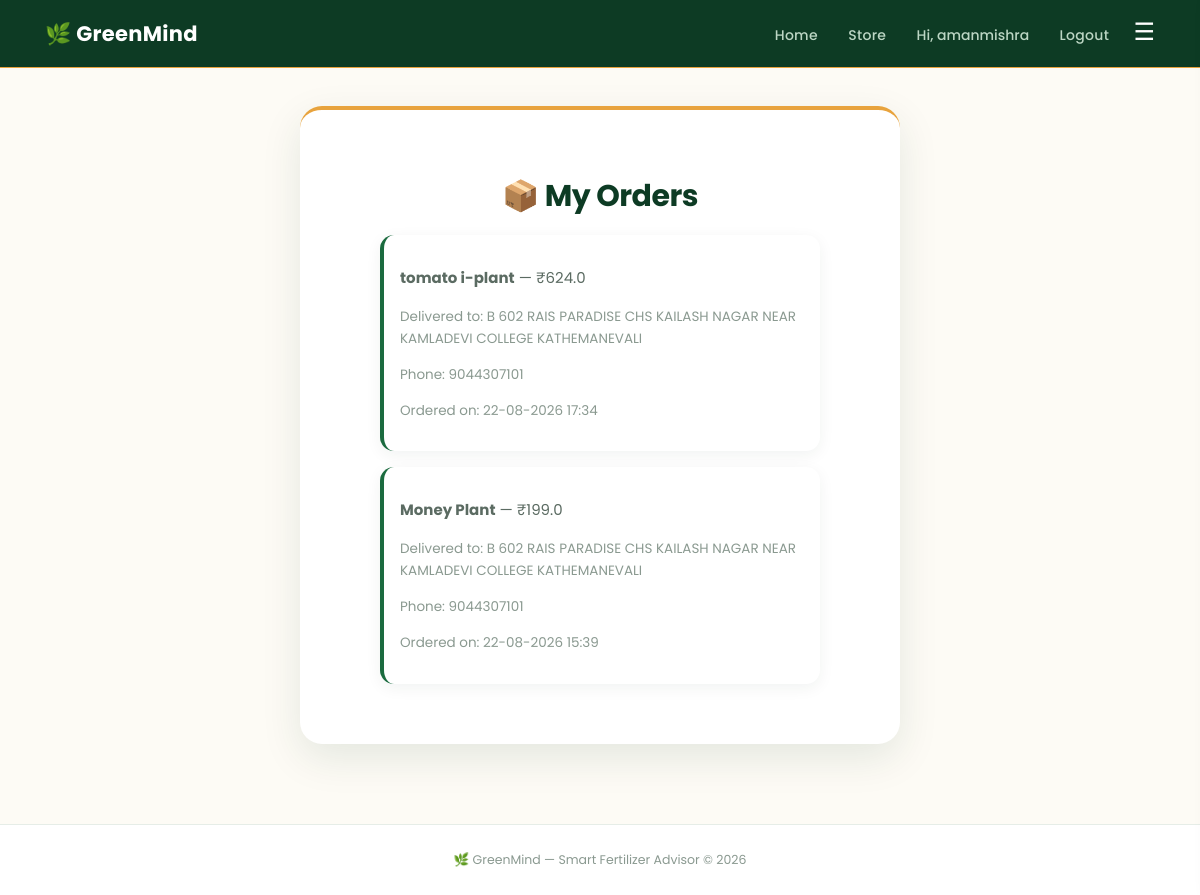
The page /my-orders (signed in) on the database its author committed.
### tables this page shows
CREATE TABLE orders (
    id INTEGER PRIMARY KEY AUTOINCREMENT,
    username TEXT NOT NULL,
    plant_name TEXT NOT NULL,
    price REAL NOT NULL,
    buyer_name TEXT NOT NULL,
    phone TEXT NOT NULL,
    address TEXT NOT NULL,
    order_date TEXT NOT NULL
);

### app.py (the view)
@app.route("/my-orders")
def my_orders():
    if "username" not in session:
        return redirect("/login")
    conn = sqlite3.connect("database.db")
    cursor = conn.cursor()
    cursor.execute(
        "SELECT plant_name, price, buyer_name, phone, address, order_date FROM orders WHERE username = ? ORDER BY id DESC",
        (session["username"],)
    )
    orders = cursor.fetchall()
    conn.close()
    return render_template("my_orders.html", orders=orders)

### templates/my_orders.html
{% extends "base.html" %}
{% block content %}
<div class="container" style="max-width:600px;">
    <h1>📦 My Orders</h1>
    {% if orders %}
        {% for order in orders %}
        <div class="history-item">
            <div>
                <p><strong>{{ order[0] }}</strong> — ₹{{ order[1] }}</p>
                <p class="small-text">Delivered to: {{ order[4] }}</p>
                <p class="small-text">Phone: {{ order[3] }}</p>
                <p class="small-text">Ordered on: {{ order[5] }}</p>
            </div>
        </div>
        {% endfor %}
    {% else %}
        <p>You haven't placed any orders yet.</p>
        <a href="/store" class="btn">Browse Plants</a>
    {% endif %}
</div>
{% endblock %}

### static/style.css (style rules this page uses)
* { box-sizing: border-box; }
:root { --forest: #0d3b24; --forest-light: #1b6b3f; --accent: #e8a33d; --cream: #fdfbf5; --sage: #eef5ee; }
body { font-family: 'Poppins', 'Segoe UI', Arial, sans-serif; background: var(--cream); margin: 0; min-height: 100vh; color: #22302a; }
.container { background: white; max-width: 460px; margin: 30px auto; padding: 44px 40px; border-radius: 22px; box-shadow: 0 14px 40px rgba(13, 59, 36, 0.1); text-align: center; border-top: 4px solid var(--accent); animation: fadeUp 0.5s ease; }
h1 { color: var(--forest); margin-bottom: 4px; font-weight: 700; letter-spacing: -0.5px; font-size: 30px; }
p { color: #5b6b62; line-height: 1.65; font-size: 15px; }
.history-item { text-align: left; max-width: 440px; margin: 16px auto; background: white; padding: 16px; border-radius: 14px; display: flex; gap: 15px; align-items: center; box-shadow: 0 4px 16px rgba(13,59,36,0.06); border-left: 4px solid var(--forest-light); transition: transform 0.15s ease; }
.small-text { font-size: 13.5px; color: #8a9990; }

### rows shown on the page
orders: plant_name "tomato i-plant", price "624.0", address "B 602 RAIS PARADISE CHS KAILASH NAGAR NEAR KAMLADEVI COLLEGE KATHEMANEVALI", phone "9044307101", order_date "22-08-2026 17:34"
orders: plant_name "Money Plant", price "199.0", address "B 602 RAIS PARADISE CHS KAILASH NAGAR NEAR KAMLADEVI COLLEGE KATHEMANEVALI", phone "9044307101", order_date "22-08-2026 15:39"

### other values the page prints
{{ session.username }} "amanmishra"
